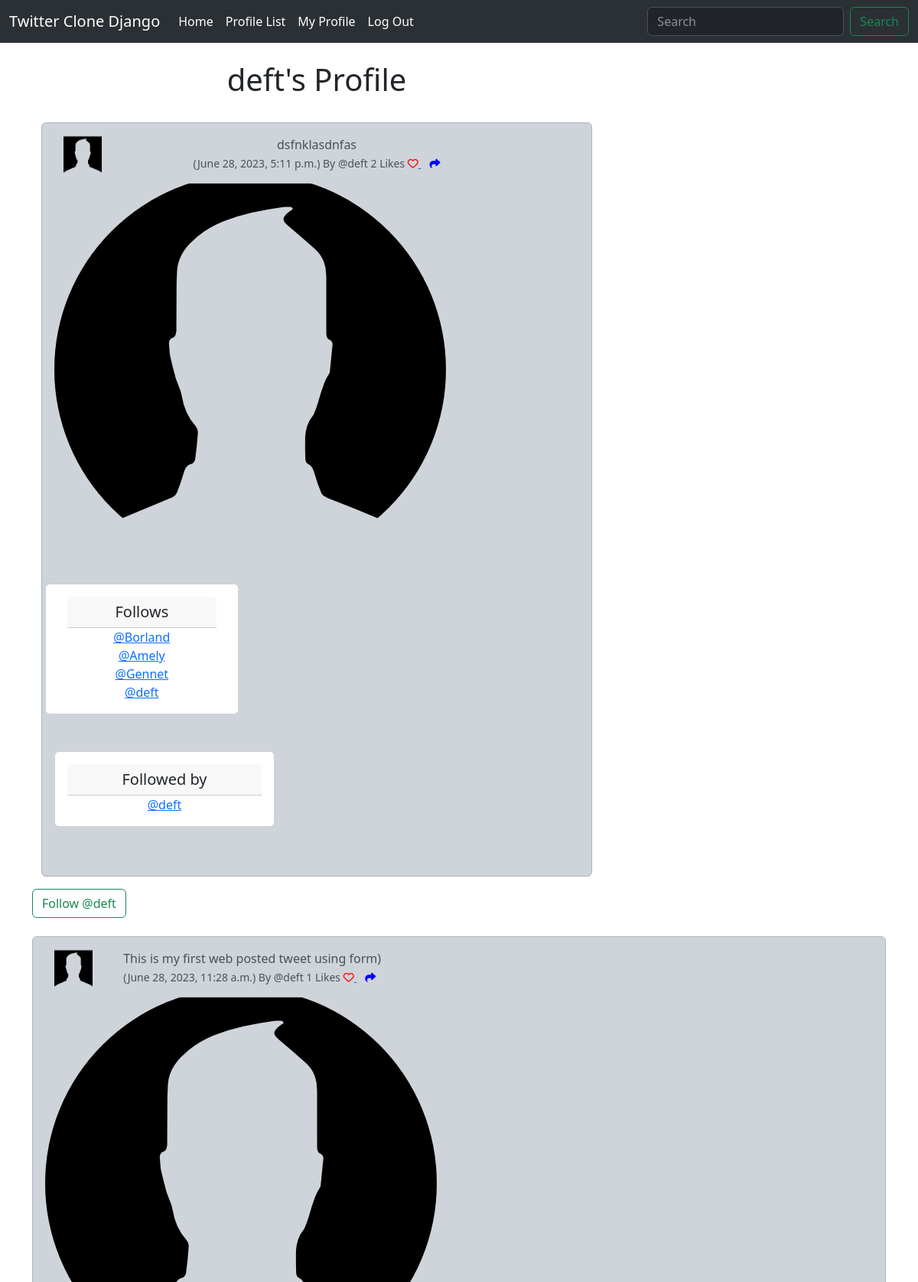
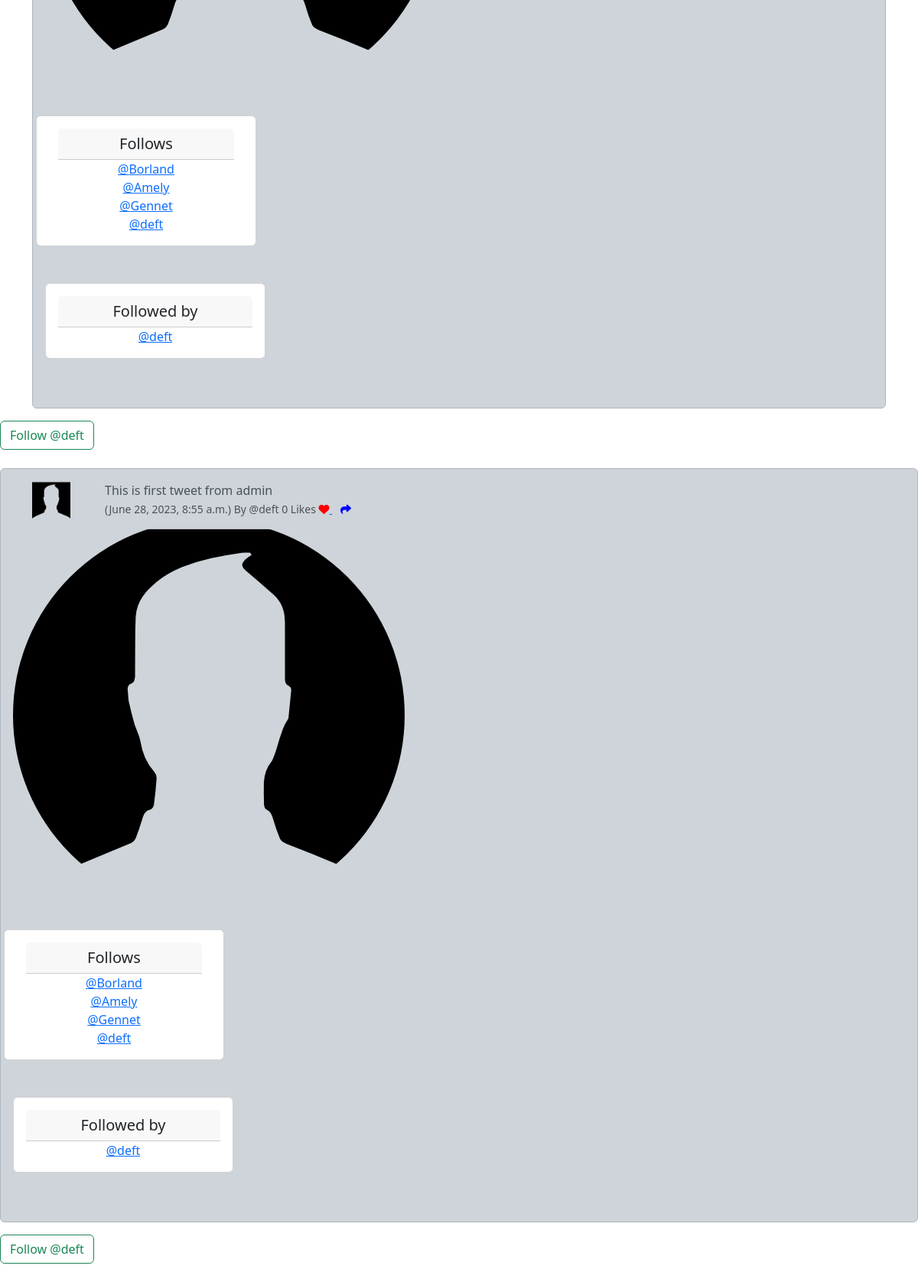
/profile/1 (signed in), run on the app's committed database (2 pictures, top to bottom).
### twitter/models.py (models this page shows, shortened)
class Profile(models.Model):
    user = models.OneToOneField(User, on_delete=models.CASCADE)
    follows = models.ManyToManyField("self", related_name="followed_by", symmetrical=False, blank=True)
    date_modified = models.DateTimeField(User, auto_now=True)
    profile_image = models.ImageField(null=True, blank=True, upload_to="images/")
    def __str__(self):
        return self.user.username

class Tweet(models.Model):
    user = models.ForeignKey(User, related_name='tweets', on_delete=models.DO_NOTHING)
    body = models.CharField(max_length=200)
    created_at = models.DateTimeField(auto_now_add=True)
    likes = models.ManyToManyField(User, related_name="tweet_like", blank=True)
    def number_of_likes(self):
        return self.likes.count()

### twitter/views.py (the view, shortened to what this page needs)
# urls.py: path('profile/<int:pk>', views.profile, name='profile'),
def profile(request, pk):
    if request.user.is_authenticated:
        profile = Profile.objects.get(user_id=pk)
        tweets = Tweet.objects.filter(user_id=pk).order_by('-created_at')
        return render(request, 'profile.html', {'profile': profile, 'tweets': tweets})
    else:
        messages.success(request, ("You must be Logged In to view this page"))
        return redirect('home')

### templates/profile.html (shortened to what this page needs)
{% extends 'base.html' %}
{% load static %}
{% block content %}
{% if profile %}
    <div class="container text-center">
        <div class="row">
            <div class="col-8">
                <h1>{{ profile.user.username }}'s Profile</h1>
                <br>
                {% if tweets %}
                    {% for tweet in tweets%}
            <div class="alert alert-dark" role="alert">
    <div class="container">
        <div class="row">
            <div class="col-1">
            {% if profile.profile_image %}
                <img src="{{ profile.profile_image.url }}"  width=50
                     height=50 class="round-circle" alt="{{ profile.user.username }}">
            {% else %}
                <img src="{% static 'images/default_picture_image.png' %}" width=50 height=50 class="rounded-circle" alt="{{ profile.user.username }}">
            {% endif %}
            </div>
            <div class="col-10">
                      {{ tweet.body }} <br>
                        <small class="text-muted">
                           ({{ tweet.created_at }}) By
                            @{{ tweet.user.username }}
                        {{ tweet.number_of_likes }} Likes
                      {% if user in tweet.likes.all %}
                          <a href="{% url 'tweet_like' tweet.id %}">
                            <i class="fa fa-heart-o" style="color:red"></i>
                          </a>
                      {% else %}
                          <a href="{% url 'tweet_like' tweet.id %}">
                          <i class="fa-solid fa-heart" style="color:red"></i>
                          </a>
                      {% endif %}
                       <a href="{% url 'tweet_show' tweet.id %}">
                          <i class="fa-solid fa-share" style="color:blue"></i></a>
                        </small>
                    </div>
            </div>
    </div>
            <div class="col-4">
            {% if profile.profile_image %}
				<img src="{{ profile.profile_image.url }}" class="rounded-circle">
				<br/><br/>
			{% endif %}
              <div class="row">
              <div class="card text-center mb-5"  style="width: 18rem;">
              <div class="card-body">
                <h5 class="card-header">Follows</h5>
                    {% for following in profile.follows.all %}
                       <a href="{% url 'profile' following.user.id %}">@{{ following }}</a><br/>
                    {% endfor %}
              </div>
              </div>
              </div>
              </div>
            <div class="card text-center mb-5"  style="width: 18rem;">
                <div class="card-body">
                <h5 class="card-header">Followed by</h5>
                {% for following in profile.followed_by.all %}
                    <a href="{% url 'profile' following.user.id %}">@{{ following }}</a><br/>
                {% endfor %}
                </div>
            </div>
                </div></div>
                    </div>
                    </div>
<form method=POST>
{% if profile in user.profile.follows.all%}
    <button class="btn btn-outline-danger" name="follow"
            value="unfollow" types="submit">Unfollow@{{ profile.user.username|lower }}
    </button>
{% else%}
 <button class="btn btn-outline-success" name="follow"
            value="follow" types="submit">Follow @{{ profile.user.username|lower }}
    </button>
{% endif %}
</form>
<br>
{% endfor %}
{% endif %}
{% endif %}
{% endblock %}

### data on the page
Profile: user.username "deft"
Tweet: profile_image (placeholder picture), body "dsfnklasdnfas", created_at "June 28, 2023, 5:11 p.m.", user.username "deft", number_of_likes "2"
Profile: user.username "Borland"
Profile: user.username "Amely"
Profile: user.username "Gennet"
Tweet: profile_image (placeholder picture), body "This is my first web posted tweet using form)", created_at "June 28, 2023, 11:28 a.m.", user.username "deft", number_of_likes "1"
Tweet: profile_image (placeholder picture), body "This is first tweet from admin", created_at "June 28, 2023, 8:55 a.m.", user.username "deft", number_of_likes "0"
